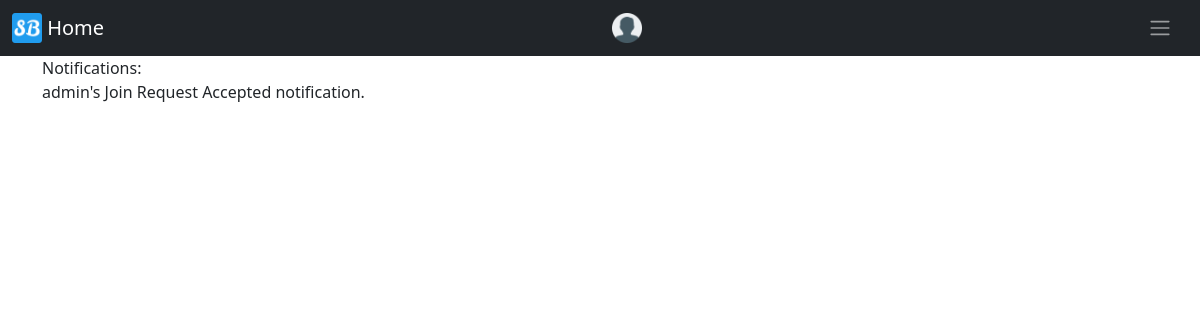
The page /notification/ (signed in) on the database as committed earlier.
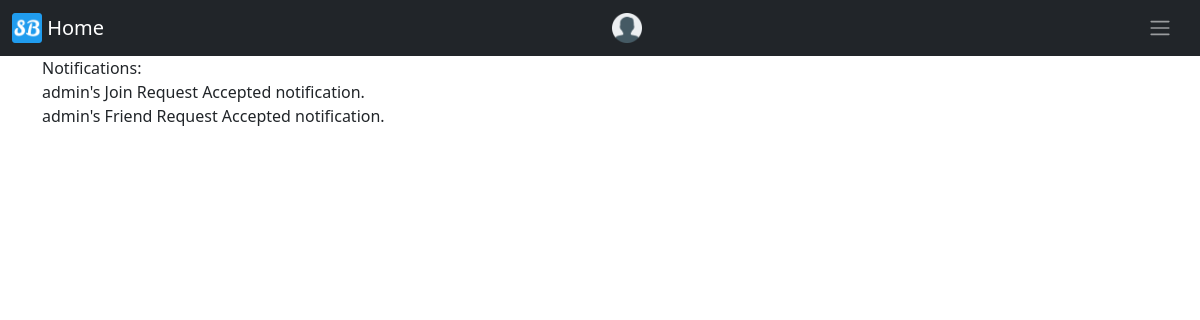
The same page on the database as committed later.
### notifications/models.py (models this page shows)
class Notification(models.Model):
    user = models.ForeignKey(
        User, related_name='notification_user', on_delete=CASCADE, blank=False)
    type = models.TextField(
        default=Types.NONE, choices=Types.choices)
    frndRqst = models.ForeignKey(
        FriendsRequest, related_name='notification_frnd_rqst', on_delete=CASCADE, blank=True, null=True)
    joinRqst = models.ForeignKey(
        JoinRequest, related_name='notification_join_rqst', on_delete=CASCADE, blank=True, null=True)
    def __str__(self):
        return (self.user.username + "\'s " + self.type + " notification.")

### notifications/views.py (the view)
# urls.py: path('', notification_list_view, name='Notifications'),
def notification_list_view(request):
    notification = Notification.objects.all()[0]
    print(notification.type)
    if notification.type == "Join Request Recieved":
        print("yes")
    return render(request, 'notifications/notification_list.html')

### SportsBuddyApp/templates/notifications/notification_list.html (shortened to what this page needs)
{% extends "base.html" %}
{% block content %}
    Notifications:
    <br>
    {% for notification in request.user.notification_user.all %}
    {%if notification.type == "Join Request Recieved"%}
    {{notification}} <a href="/joinRequest/accept_join_request/{{notification.joinRqst.id}}"> accept  </a>  / <a href="#"> delete </a>
    {%elif notification.type == "Friend Request Recieved" %}
    {{notification}} <a href="/friends/accept_friend_request/{{notification.frndRqst.id}}"> accept  </a>  / <a href="#"> delete </a>
    {%elif notification.type == "Friend Request Accepted" %}
    {{notification}}
    {%elif notification.type == "Join Request Accepted" %}
    {{notification}}
    {%endif%}
    <br/>
    {% endfor %}
{% endblock %}

Rows that differ between the two databases and show on the page:
added Notification: user+type "admin's Friend Request Accepted notification."
